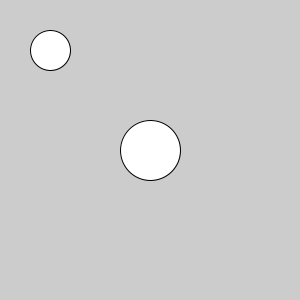
Frame 1 (no input)
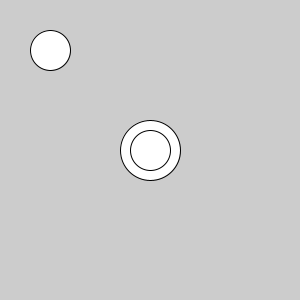
Frame 2 (the mouse pressed at the canvas centre, redrawn once)

The Processing sketch that drew these frames (run headless with seeded random() and noise(); the mouse was pressed at the canvas centre and the sketch redrawn once):

// Processing sketch: PVector_mult
// ── PVector_mult.pde
PVector v;

void setup() {
  size(300, 300);

  noLoop();

  v = new PVector(50, 50, 0);
}

void draw() {
  // 以向量v的数值为圆心,绘制半径为40的圆(左上方)
  ellipse(v.x, v.y, 40, 40);

  // 以向量v和标量3的乘积结果为圆心,绘制半径为60的圆
  v.mult(3);

  ellipse(v.x, v.y, 60, 60);
}
